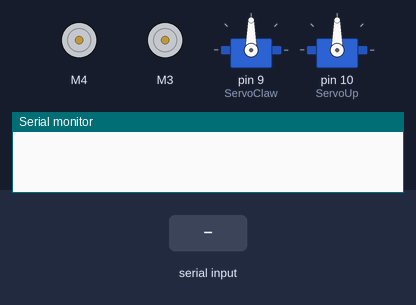
Bench run of a sketch on a simulated Arduino Uno, built with avr-gcc and run on an emulated ATmega328P. Shown: 2 × DC motor (green arrow = forward, orange = backward, longer = faster), 2 × servo, the last lines printed to the serial monitor. The test bench sets the inputs (shaded band).

Above: at 1.2 s.
1.3 s: "s90\n" received over the second serial link
At 3.5 s:
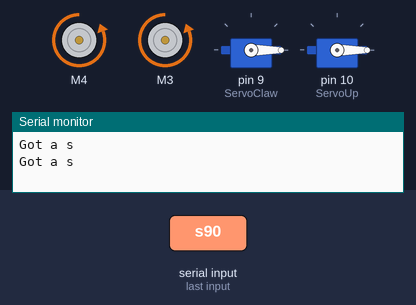
3.8 s: "d90\n" received over the second serial link
At 5.4 s:
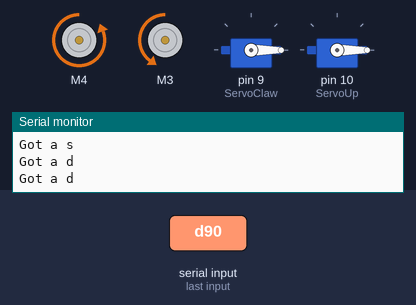
Timing chart, 0 to 6.9 s (numbered marks = the images above; inputs shaded):
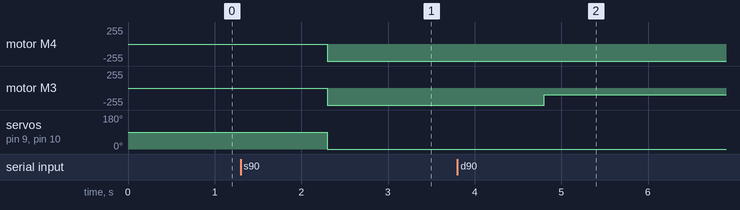

Measured:
- after the input at 1.3 s, motor M4, motor M3: stopped → backward 255/255 after 1.0 s; servo on pin 9 (ServoClaw), servo on pin 10 (ServoUp): 90° → 0° after 1.0 s
- after the input at 3.8 s, motor M3: backward 255/255 → backward 100/255 after 1.0 s

The sketch:

robot_code_3.1_sineadmb.ino
```cpp
#include <SoftwareSerial.h>;
SoftwareSerial BT (10,11);

#include <Wire.h>
#include <Adafruit_MotorShield.h>
#include "utility/Adafruit_MS_PWMServoDriver.h"

#include <Servo.h>

Servo servoC;
Servo servoU;

#define version 5.0

#define RightMotorDrive 3
#define LeftMotorDrive 4
#define ServoClaw 9
#define ServoUp 10
#define NumofModes 2

Adafruit_MotorShield AFMS = Adafruit_MotorShield();
Adafruit_DCMotor *LeftMotor = AFMS.getMotor(3);
Adafruit_DCMotor *RightMotor = AFMS.getMotor(4);

char state;

int val;
int s = 512;
int d = 512;
int c = 512;
int u = 512;
int Mode = 0;


void setup() {
  Serial.begin(9600);
  BT.begin(9600);

  AFMS.begin();

  RightMotor->setSpeed(50);
  LeftMotor->setSpeed(50);

  RightMotor->run(FORWARD);
  RightMotor->run(RELEASE);
  LeftMotor->run(FORWARD);
  LeftMotor->run(RELEASE);

  servoC.attach(ServoClaw);
  servoU.attach(ServoUp);
}

void loop() {
  if (BT.available())
  {
    state = BT.read();
//    Serial.print("state");

    //Serial.println(state);
      if (state == 's')
      {
      Serial.println("Got a s");
      val = BT.parseInt();
      s = val;
      } //end of "speed" loop

      else if (state == 'd')
      {
      Serial.println("Got a d");
      val = BT.parseInt();
      d = val;
      } //end of "direction" loop

      else if (state == 'c')
      {
      Serial.println("Got a c");
      val = BT.parseInt();
      c = val;
      } //end of "claw" loop

      else if (state == 'u')
      {
      Serial.println("Got an u");
      val = BT.parseInt();
      u = val;
      } //end of "up" loop

      if (state == 'm')
      {
      Mode = Mode + 1;
      }
      if (Mode = NumofModes)
      {
      Mode = 0;
      }
      if (Mode = 0)
      {

      }
      if (Mode = 1)
      {
           if (state == 's')
      {
      Serial.println("Got a s");
      val = BT.parseInt();
      s = val;
      } //end of "speed" loop

      else if (state == 'd')
      {
      Serial.println("Got a d");
      val = BT.parseInt();
      d = val;
      } //end of "direction" loop

      else if (state == 'c')
      {
      Serial.println("Got a c");
      val = BT.parseInt();
      c = val;
      } //end of "claw" loop

      else if (state == 'u')
      {
      Serial.println("Got an u");
      val = BT.parseInt();
      u = val;
      } //end of "up" loop
      }
//  Serial.println(s);
 setMotor(s,d);
 setServos(c,u);
}
}//end of main loop

void setMotor(int sp, int dr)//motors
{

  int motorSpeed;
  int steering;
//get motor speed and direction
  if (sp < 500) //go backward
  {
    RightMotor->run(BACKWARD);
    LeftMotor->run(BACKWARD);
    motorSpeed = map(sp, 500, 0, 0, 255); //scale to 0 to 255
  }
  else if (sp > 523) //go forward
  {
    RightMotor->run(FORWARD);
    LeftMotor->run(FORWARD);
    motorSpeed = map(sp, 523, 1023, 0, 255); //scale to 0 to 255
  }
  else
  {
    RightMotor->run(RELEASE);
    LeftMotor->run(RELEASE);
    motorSpeed = 0;
  }
  if (dr < 490) //turn left
  {
    steering = map(dr, 490, 0, 255, 100); //scale to 0 to 255
    RightMotor->setSpeed(motorSpeed);
    LeftMotor->setSpeed(motorSpeed * steering / 255);
  }
  else if (dr > 530) //turn right
  {
    steering = map(dr, 530, 1023, 255, 100); //scale to 0 to 255
    RightMotor->setSpeed(motorSpeed * steering / 255);
    LeftMotor->setSpeed(motorSpeed);
  }
  else //go straight
  {
    RightMotor->setSpeed(motorSpeed);
    LeftMotor->setSpeed(motorSpeed);
  }
}


void setServos(int cl, int up) //servos
{
  int claw;
  int lift;

  claw = map(claw, 0, 1023, 0, 180);
  lift = map(lift, 0, 1023, 0,180);
  servoC.write(claw);
  delay(3);
  servoU.write(lift);
  delay(4);
}
```
